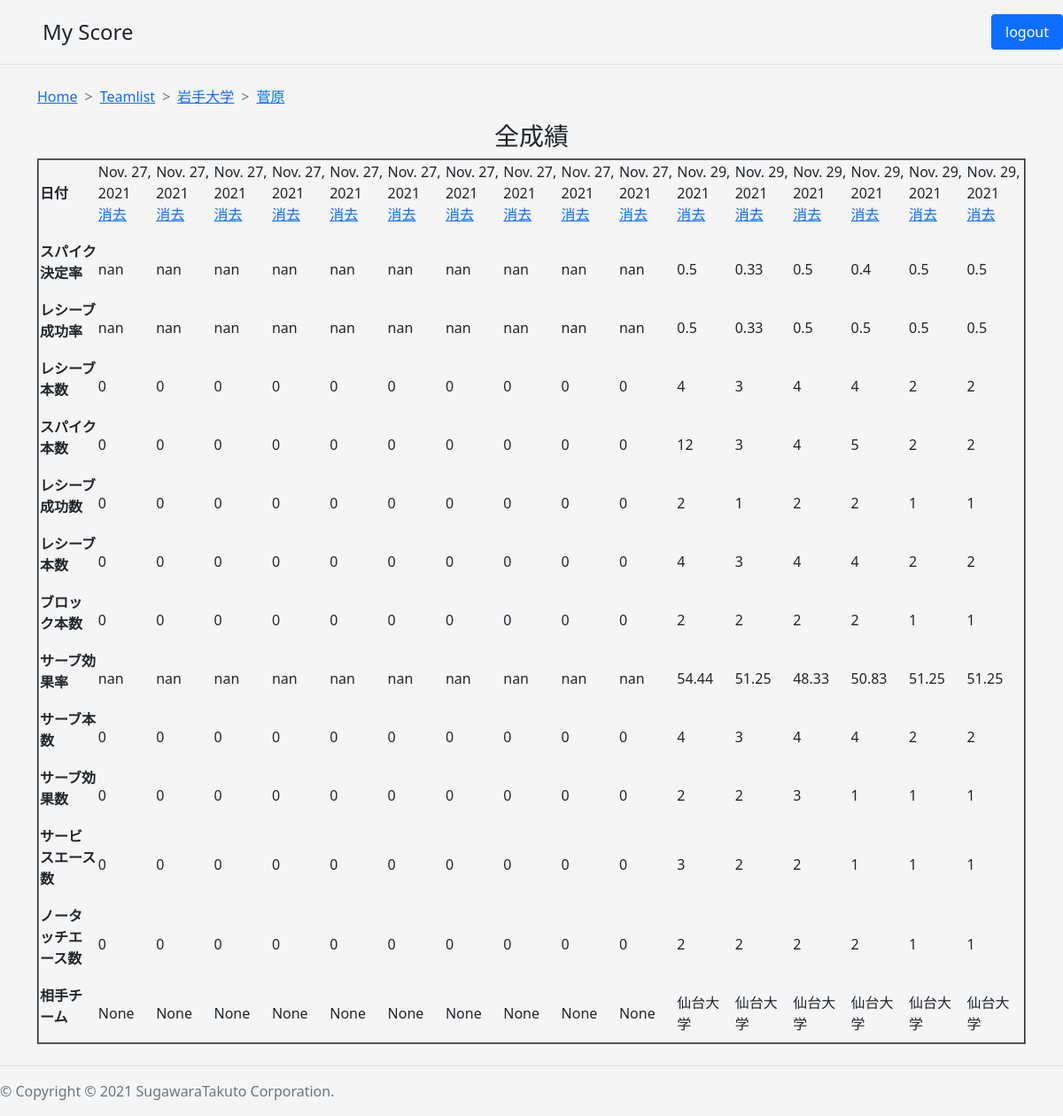
The page /allscore/67 (signed in) on the database as committed earlier.
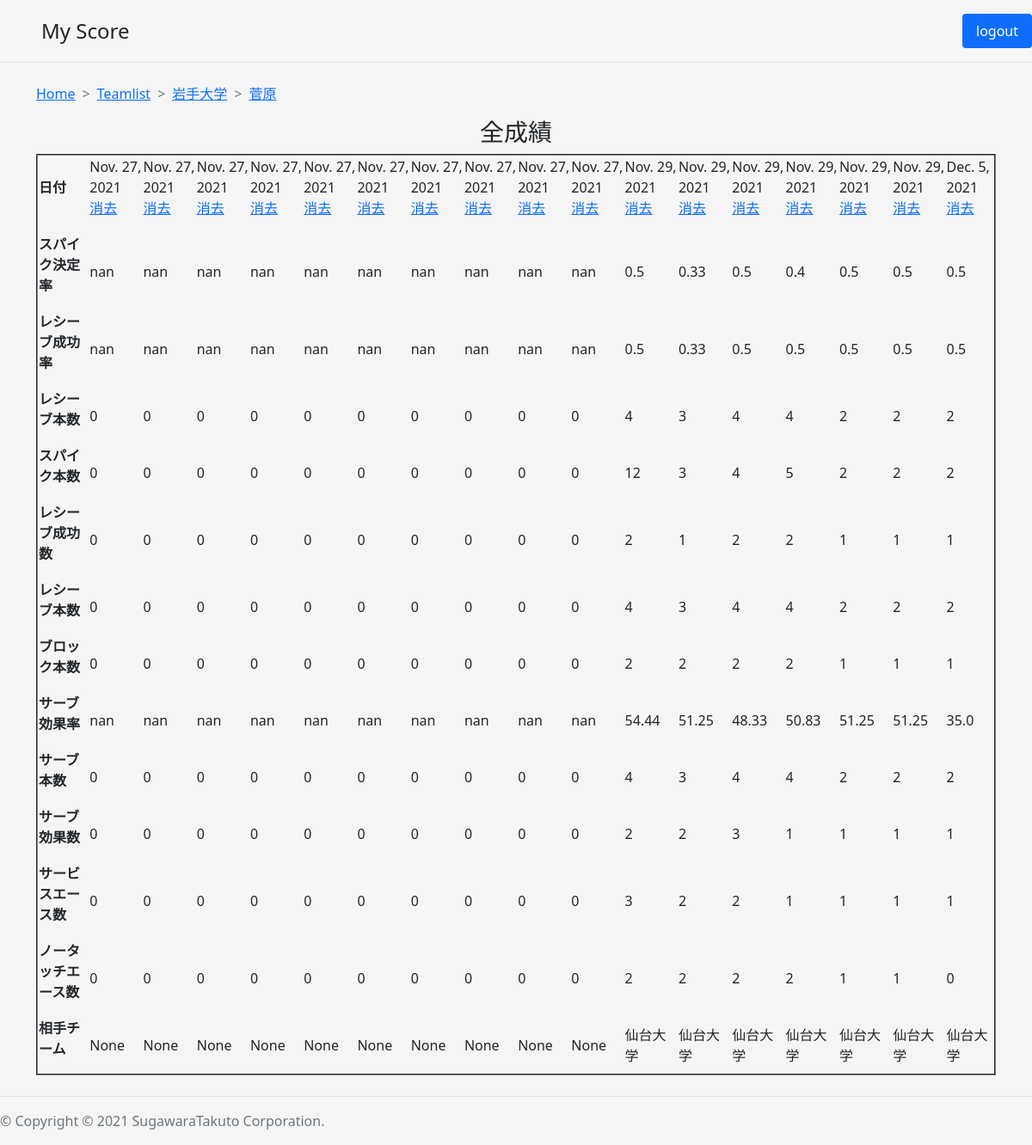
The same page on the database as committed later.
### volleyapp/models.py (models this page shows, shortened)
class Teamname(models.Model):
  user = models.ForeignKey(User, on_delete=models.CASCADE)
  team = models.CharField(max_length=10000)
  def __str__(self):
    return str(self.team)

class Playername(models.Model):
  team = models.ForeignKey(Teamname, on_delete=models.CASCADE)
  name = models.CharField(max_length=10000)
  def __str__(self):
    return str(self.name)

class Playerscores(models.Model):
  name = models.ForeignKey(Playername, on_delete=models.CASCADE)
  spike_success=models.PositiveIntegerField()
  spike_not_success=models.PositiveIntegerField()
  receive_success=models.PositiveIntegerField()
  receive_not_success=models.PositiveIntegerField()
  block_success=models.PositiveIntegerField()
  serve_not_effect=models.PositiveIntegerField()
  Notouch_ace=models.PositiveIntegerField()
  ace=models.PositiveIntegerField()
  effect=models.PositiveIntegerField()
  opponent=models.CharField(blank=True,null=True,max_length=50)
  date = models.DateField()

### volleyapp/views.py (the view)
# urls.py: path('allscore/<int:pk>', allscorefunc, name='allscore'),
@login_required
def allscorefunc(request, pk):
  playername = get_object_or_404(Playername, pk=pk)
  teamname = playername.team
  scores = playername.playerscores_set.all()
  spike_success_n = np.array([score.spike_success for score in scores])
  spike_not_success_n = np.array([score.spike_not_success for score in scores])
  receive_success_n = np.array([score.receive_success for score in scores])
  receive_not_success_n = np.array([score.receive_not_success for score in scores])
  serve_not_effect_n = np.array([score.serve_not_effect for score in scores])
  Notouch_ace_n = np.array([score.Notouch_ace for score in scores])
  ace_n = np.array([score.ace for score in scores])
  effect_n = np.array([score.effect for score in scores])
  spike_num = spike_success_n + spike_not_success_n
  attack_decision_rate_n = spike_success_n / spike_num
  receive_num = receive_success_n + receive_not_success_n
  receive_rate_n = receive_success_n / receive_num
  serve_num = serve_not_effect_n+Notouch_ace_n+ace_n+effect_n
  effect_rate_n = ((Notouch_ace_n*100)+(ace_n*80)+(effect_n*25))/serve_num
  attack_decision_rate_list = attack_decision_rate_n.tolist()
  receive_rate_list = receive_rate_n.tolist()
  effect_rate_list = effect_rate_n.tolist()
  attack_decision_rate_list = [round(num, 2) for num in attack_decision_rate_list]
  receive_rate_list = [round(num, 2) for num in receive_rate_list]
  effect_rate_list = [round(num, 2) for num in effect_rate_list]
  return render(request, 'allscore.html',{
  'playername':playername,
  'teamname':teamname,
  'scores':scores,
  'spike_num':spike_num,
  'receive_num':receive_num,
  'serve_num':serve_num,
  'attack_decision_rate_list':attack_decision_rate_list,
  'receive_rate_list':receive_rate_list,
  'effect_rate_list':effect_rate_list,
  })

### templates/allscore.html
{% extends 'base.html' %}
{% load static %}
{% block customcss %}
<link href="{% static 'list.css' %}" rel="stylesheet">
{% endblock customcss %}
{% block content %}
<div class="container">
  <nav style="--bs-breadcrumb-divider: '>';" aria-label="breadcrumb">
    <ol class="breadcrumb">
      <li class="breadcrumb-item"><a href="{% url 'home' %}">Home</a></li>
      <li class="breadcrumb-item active" aria-current="page"><a href="{% url 'teamlist' %}">Teamlist</a></li>
      <li class="breadcrumb-item active" aria-current="page"><a href="{% url 'list' teamname.pk %}">{{ teamname }}</a></li>
      <li class="breadcrumb-item active" aria-current="page"><a href="{% url 'scores' playername.pk %}">{{ playername }}</a></li>
    </ol>
  </nav>
  <div class="title">
    <h3>全成績</h3>
  </div>
    <table border="2">
      <tr>
        <th>
          <p>日付</p>
        </th>
        {% for score in scores %}
        <td>
          {{ score.date }}
          <p><a href="{% url 'deletescore' score.pk %}">消去</a></p>
        </td>
        {% endfor %}
      </tr>
      <tr>
        <th>
          <p>スパイク決定率</p>
        </th>
        {% for attack_decision_rate in attack_decision_rate_list %}
        <td>
          {{ attack_decision_rate }}
        </td>
        {% endfor %}
      </tr>
      <tr>
        <th>
          <p>レシーブ成功率</p>
        </th>
        {% for receive_rate in receive_rate_list %}
        <td>
          {{ receive_rate }}
        </td>
        {% endfor %}
      </tr>
      <tr>
        <th>
          <p>レシーブ本数</p>
        </th>
        {% for num in receive_num %}
        <td>
          {{ num }}
        </td>
        {% endfor %}
      </tr>
      <tr>
        <th>
          <p>スパイク本数</p>
        </th>
        {% for num in spike_num %}
        <td>
          {{ num }}
        </td>
        {% endfor %}
      </tr>
      <tr>
        <th>
          <p>レシーブ成功数</p>
        </th>
        {% for score in scores %}
        <td>
          {{ score.receive_success }}
        </td>
        {% endfor %}
      </tr>
      <tr>
        <th>
          <p>レシーブ本数</p>
        </th>
        {% for num in receive_num %}
        <td>
          {{ num }}
        </td>
        {% endfor %}
      </tr>
      <tr>
        <th>
          <p>ブロック本数</p>
        </th>
        {% for score in scores %}
        <td>
          {{ score.block_success }}
        </td>
        {% endfor %}
      </tr>
      <tr>
        <th>
          <p>サーブ効果率</p>
        </th>
        {% for effect_rate in effect_rate_list %}
        <td>
          {{ effect_rate }}
        </td>
        {% endfor %}
      </tr>
      <tr>
        <th>
          <p>サーブ本数</p>
        </th>
        {% for num in receive_num %}
        <td>
          {{ num }}
        </td>
        {% endfor %}
      </tr>
      <tr>
        <th>
          <p>サーブ効果数</p>
        </th>
        {% for score in scores %}
        <td>
          {{ score.effect }}
        </td>
        {% endfor %}
      </tr>
      <tr>
        <th>
          <p>サービスエース数</p>
        </th>
        {% for score in scores %}
        <td>
          {{ score.ace }}
        </td>
        {% endfor %}
      </tr>
      <tr>
        <th>
          <p>ノータッチエース数</p>
        </th>
        {% for score in scores %}
        <td>
          {{ score.Notouch_ace }}
        </td>
        {% endfor %}
      </tr>
      <tr>
        <th>
          <p>相手チーム</p>
        </th>
        {% for score in scores %}
        <td>
          {{ score.opponent }}
        </td>
        {% endfor %}
      </tr>
    </table>
</div>
{% endblock content %}

### templates/base.html (shortened to what this page needs)
<!doctype html>
<html lang="en">
  <head>
    <link href="https://cdn.jsdelivr.net/npm/bootstrap@5.1.3/dist/css/bootstrap.min.css" rel="stylesheet">
    {% block customcss %}
    {% endblock customcss %}
  </head>
  <body>
    <header class="d-flex flex-wrap justify-content-center py-3 mb-4 border-bottom">
      <a href="/" class="d-flex align-items-center mb-3 mb-md-0 me-md-auto text-dark text-decoration-none">
        <svg class="bi me-2" width="40" height="32"><use xlink:href="#bootstrap"/></svg>
        <span class="fs-4">My Score</span>
      </a>
      <ul class="nav nav-pills">
        <li class="nav-item">  <a href="{% url 'logout' %}" class="nav-link active" aria-current="page">logout</a></li>
      </ul>
    </header>
    {% block content %}
    {% endblock content %}
    <footer class="d-flex flex-wrap justify-content-between align-items-center py-3 my-4 border-top">
      <div class="col-md-4 d-flex align-items-center">
        <span class="text-muted">&copy; Copyright © 2021 SugawaraTakuto Corporation.</span>
      </div>
    </footer>
  </body>
</html>

### static/list.css (style rules this page uses)
html, body { height: 100%; }
body { align-items: center; background-color: #f5f5f5; }
ol { text-align: center; }
.title { text-align: center; }
footer { width: 100%; bottom: 0; }

Rows that differ between the two databases and show on the page:
added Playerscores: date "Dec. 5, 2021", receive_success "1", block_success "1", effect "1", ace "1", Notouch_ace "0", opponent "仙台大学"
Other text that changed with them:
new list line: "0.5"
new list line: "2"
new list line: "35.0"
